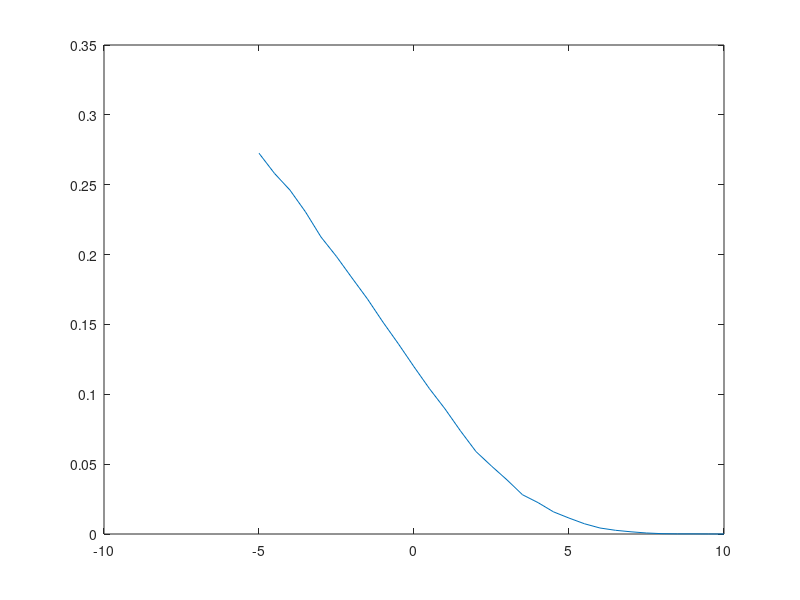

MATLAB code to generate this figure:
clc;clear;
L = 1e5;
data = randi([0,1],[1,L]);
ak = zeros(4,L/2);

for p = 1:L/2
  if data(2*p-1:2*p) == [0,0]
    ak(:,p) = [1,0,0,0];
  elseif data(2*p-1:2*p) == [0,1]
    ak(:,p) = [0,1,0,0];
  elseif data(2*p-1:2*p) == [1,1]
    ak(:,p) = [0,0,1,0];
  else
    ak(:,p) = [0,0,0,1];
  end
end

Es = 0.25;
BER = zeros(1,31);
snrdb = (-5:0.5:10);
x = zeros(1,L);

for q = 1:31
  var = Es/10^(snrdb(q)/10);
  sig = sqrt(var);
  for p = 1:4
    vk = randn([1,L/2])*sig;%AWGN
    z(p,:) = ak(p,:) + vk;
  end
  
  for p = 1:L/2
    [m,index] = max(z(:,p));
    if index == 1
      x(2*p-1:2*p) = [0,0];
    elseif index == 2
      x(2*p-1:2*p) = [0,1];
    elseif index == 3
      x(2*p-1:2*p) = [1,1];
    else
      x(2*p-1:2*p) = [1,0];
    end
  end
  BER(q) = ((data-x)*(data-x)')/L;
end

plot(snrdb,BER);
